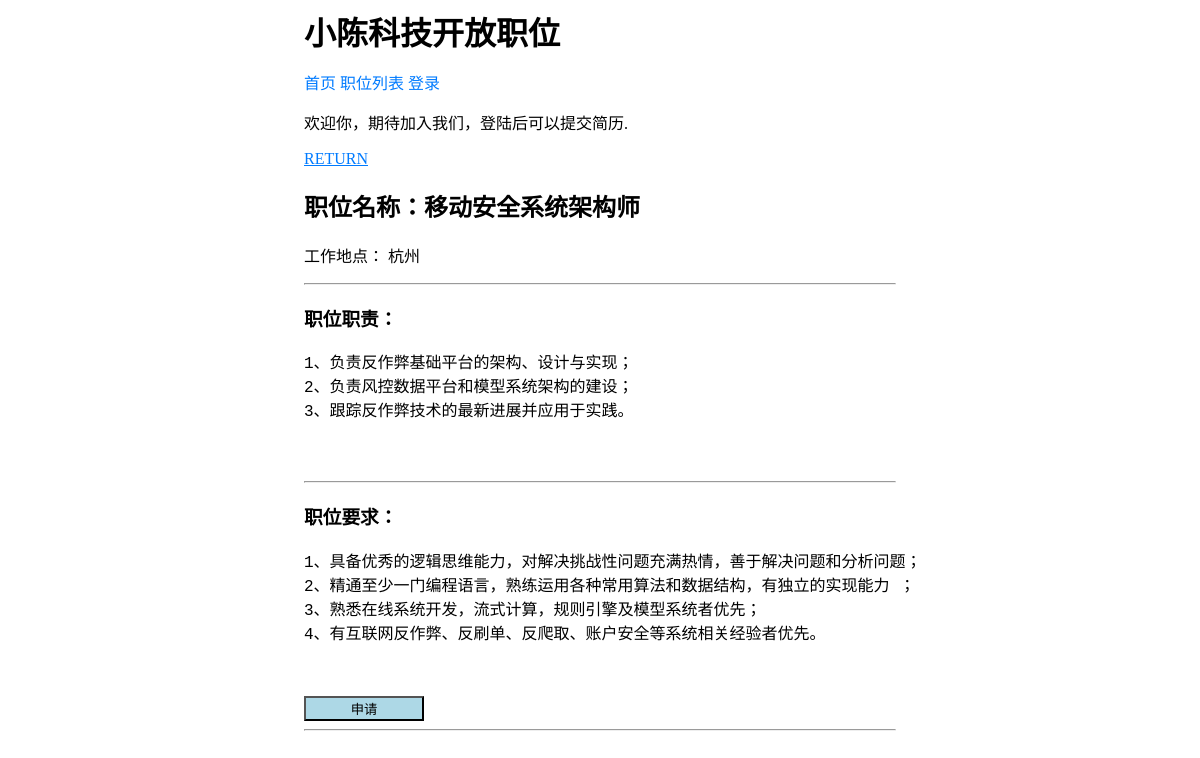
The page /job/2/ on the database as committed earlier.
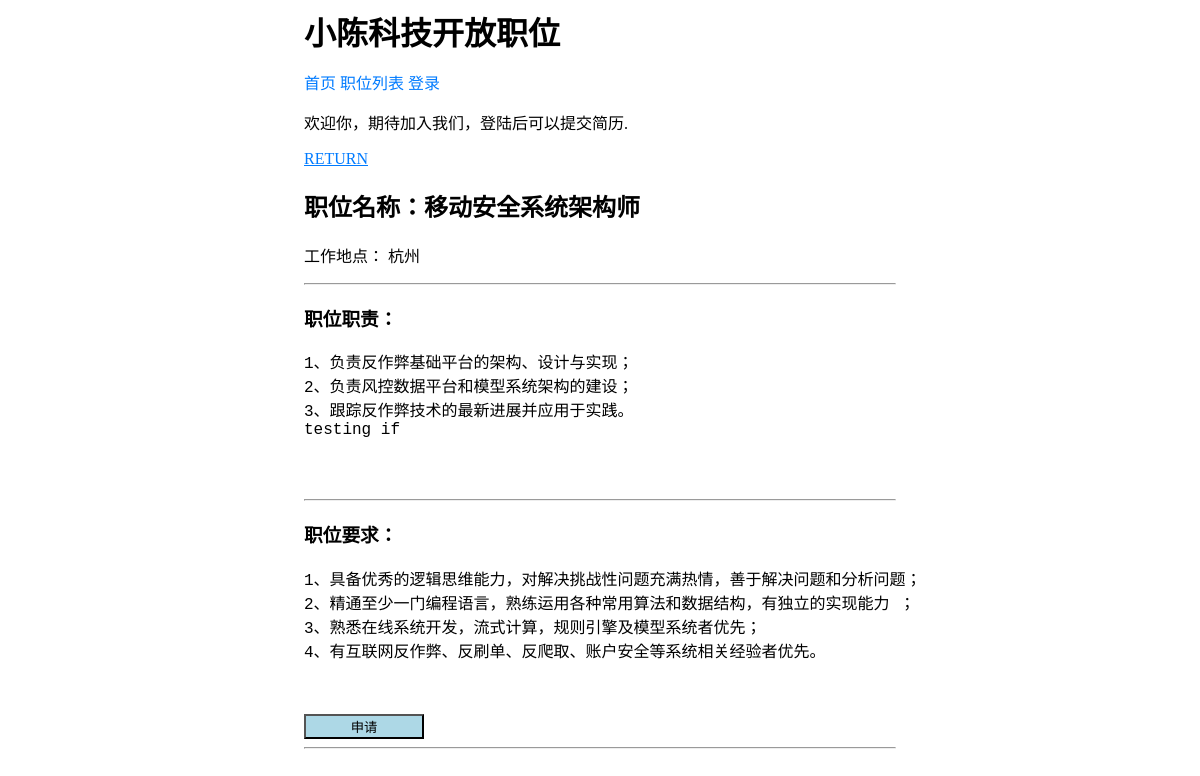
The same page on the database as committed later.
### jobs/models.py (models this page shows)
class Job(models.Model):
    job_type = models.SmallIntegerField(blank=False, choices=JobTypes, verbose_name="职位类别")
    job_name = models.CharField(max_length=250, blank=False, verbose_name="职位名称")
    job_city = models.SmallIntegerField(blank=False, choices=Cities, verbose_name="工作地点")
    jobs_reponsibility = models.TextField(max_length=1024, verbose_name="职位职责")
    job_requirement = models.TextField(max_length=1024, verbose_name="职位要求")
    creator = models.ForeignKey(User, verbose_name="创建人", null=True, on_delete=models.SET_NULL)
    created_date = models.DateTimeField(verbose_name="创建日期", default=datetime.now)
    modified_date = models.DateTimeField(verbose_name="修改日期", default=datetime.now)

### jobs/views.py (the view)
# urls.py: path('job/<int:job_id>/', views.detail, name='detail'),
def detail(request, job_id):
    try:
        job = Job.objects.get(pk=job_id)
        job.city_name = Cities[job.job_city][1]
    except Job.DoesNotExist:
        raise Http404("Job does not exist")
    return render(request, 'job.html', {'job': job})

### jobs/templates/job.html (shortened to what this page needs)
{% extends 'base.html' %}
{% block content %}
<div style="margin: auto; width: 50%;">
    <a href="/joblist" style="color:#007bff">RETURN</a> <p></p>
{% if job %}
    <div class="position_name" >
        <h2> 职位名称：{{ job.job_name }} </h2>
        工作地点：
        {{ job.city_name }} <p></p>
    </div>
    <hr>
    <div class="position_responsibility" style="width: 600px";>
        <h3>职位职责：</h3>
        <pre style="font-size: 16px">{{ job.jobs_reponsibility }}
        </pre>
    </div><br>
    <hr>
    <div class="position_requirement" style="width: 600px;">
        <h3>职位要求：</h3>
        <pre style="font-size: 16px">{{ job.job_requirement }}
        </pre>
    </div>
    <br>
    <div class="apply_position">
        <input type="button" style="width: 120px; background-color: lightblue;" value="申请" onclick="location.href='/resume/add/?apply_position={{job.job_name}}&city={{job.city_name}}'"/>
    </div>
{% else %}
    <p>职位尚不存在。</p>
{% endif %}
{% endblock %}

### jobs/templates/base.html (shortened to what this page needs)
<h1 style="margin: auto; width: 50%;"> 小陈科技开放职位 </h1>
{% block header %}
<div style="margin: auto; width: 50%; display: -webkit-flex;display: flex;">
    <div style="flex: 4; ">
<a href="/" style="text-decoration: none; color:#007bff"> 首页 </a>
<a href="/joblist" style="text-decoration: none; color:#007bff"> 职位列表 </a>
{% if user.is_authenticated %}
    <a href="/accounts/logout" style="text-decoration: none; color:#007bff">退出</a>
{% else %}
    <a href="/accounts/login" style="text-decoration: none; color:#007bff">登录</a>
{% endif %}
{% if user.is_authenticated %}
    <p>终于等到你 {{ user.username }}, 期待加入我们，用技术去探索一个新世界</p>
{% else %}
    <p>欢迎你，期待加入我们，登陆后可以提交简历.<p>
{% endif %}
      </div></div>
{% endblock %}
{% block content %}
{% endblock %}
<hr>

Rows that differ between the two databases and show on the page:
changed Job "移动安全系统架构师": jobs_reponsibility "1、负责反作弊基础平台的架构、设计与实现； 2、负责风控数据平台和模型系统架构的建设； 3、跟踪反作弊技术的最新进展并应用于实践。" → "1、负责反作弊基础平台的架构、设计与实现； 2、负责风控数据平台和模型系统架构的建设； 3、跟踪反作弊技术的最新进展并应用于实践。 testing if"
